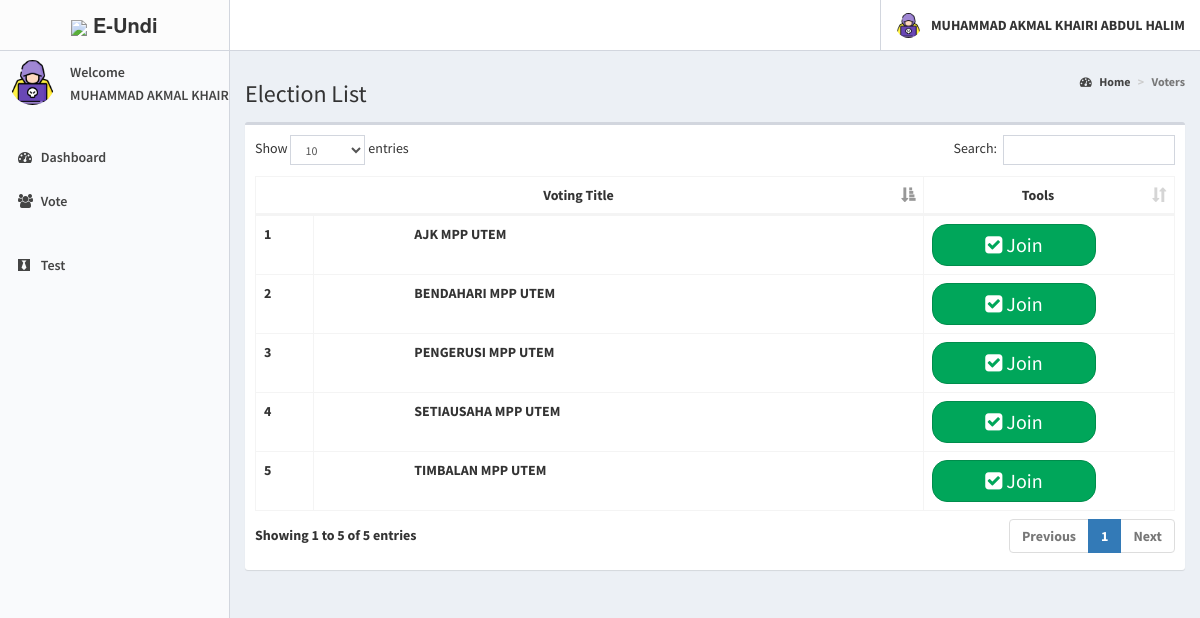
The app's page /candidate/votingtest.php (signed in) with its own data.
### tables this page shows
CREATE TABLE `voters` (
  `id` int(11) NOT NULL,
  `voters_id` varchar(15) DEFAULT NULL,
  `password` varchar(60) NOT NULL,
  `firstname` varchar(30) NOT NULL,
  `lastname` varchar(30) NOT NULL,
  `photo` varchar(150) NOT NULL,
  `status` varchar(25) NOT NULL,
  `phone` varchar(12) NOT NULL,
  `created_on` date NOT NULL,
  `logintime` time NOT NULL
);

CREATE TABLE `positions` (
  `id` int(11) NOT NULL,
  `created_by` int(5) NOT NULL,
  `description` varchar(50) NOT NULL,
  `max_vote` int(11) NOT NULL,
  `priority` int(11) NOT NULL,
  `status` varchar(11) NOT NULL,
  `nominationdate` datetime NOT NULL,
  `startdate` datetime NOT NULL,
  `enddate` datetime NOT NULL
);

### candidate/includes/session.php (called while the page is built, shortened)
<?php
	include 'includes/conn.php';
	if(isset($_SESSION['voter'])){
		$sql = "SELECT * FROM voters WHERE id = '".$_SESSION['voter']."'";
		$query = $conn->query($sql);
		$voter = $query->fetch_assoc();
	}
	elseif (!isset($_SESSION['superadmin']) || trim($_SESSION['superadmin']) == ''){
        header('location: index.php');
        $sql = "SELECT * FROM superadmin WHERE id = '".$_SESSION['superadmin']."'";
        $query = $conn->query($sql);
        $user = $query->fetch_assoc();
    }
	else{
		header('location: index.php');
		exit();
	}
?>

### candidate/votingtest.php (the view, shortened to what this page needs)
<?php include 'includes/session.php'; ?>
<?php include 'includes/header.php'; ?>
<body class="hold-transition skin-black-light sidebar-mini">
<div class="wrapper">
    <?php include 'includes/navbar.php'; ?>
    <?php include 'includes/menubar.php'; ?>
    <div class="content-wrapper">
        <section class="content-header">
            <ol class="breadcrumb">
                <li><a href="#"><i class="fa fa-dashboard"></i> Home</a></li>
                <li class="active">Voters</li>
            </ol>
        </section>
            <section class="content-header">
                <h1>
                    Election List
                </h1>
            </section>
            <section class="content">
                <div class="row">
                    <div class="col-xs-12">
                        <div class="box">
                            <div class="box-body">
                                <table id="example1" class="table table-bordered">
                                    <thead>
                                    <th style="text-align: center;">Voting Title</th>
                                    <th style="text-align: center;">Tools</th>
                                    </thead>
                                    <tbody>
                                    <?php
                                    $sql = "SELECT description FROM positions";
                                    $query = $conn->query($sql);
                                    while($row = $query->fetch_assoc()){
                                        echo "
                        <tr>
                          <td style='text-transform: uppercase; padding-left: 100px;'>".$row['description']."</td>
                          <td>
                            <button style=' border-radius: 15px; width: 70%; font-size: 20px;' class=' btn btn-success btn-sm voting btn-flat' data-id='".$row['description']."'><i class='fa fa-check-square'></i> Join </button>
                          </td>
                        </tr>
                      ";
                                    }
                                    ?>
                                    </tbody>
                                </table>
                            </div>
                        </div>
                    </div>
                </div>
            </section>
    </div>
</div>
</body>
</html>

### candidate/includes/navbar.php (shortened to what this page needs)
<header class="main-header">
    <a href="home.php" class="logo">
        <span class="logo-lg"><img src="https://img.icons8.com/small/30/000000/elections.png"> <b> E-Undi </span>
    </a>
        <nav class="navbar navbar-static-top">
        <div class="navbar-custom-menu">
            <ul class="nav navbar-nav">
                <li class="dropdown user user-menu">
                    <a href="#" class="dropdown-toggle" data-toggle="dropdown">
                        <img src="<?php echo (!empty($voter['photo'])) ? '../images/'.$voter['photo'] : 'images/profile.jpg' ?>" class="user-image" alt="User Image">
                        <span class="hidden-xs"><?php echo $voter['firstname'].' '.$voter['lastname']; ?></span>
                    </a>
                </li>
            </ul>
        </div>
    </nav>
</header>

### candidate/includes/menubar.php
<aside class="main-sidebar">
    <section class="sidebar">
        <div class="user-panel">
            <div class="pull-left image">
                <img src="<?php echo (!empty($voter['photo'])) ? '../images/'.$voter['photo'] : '../images/profile.jpg' ?>" class="img-circle" alt="User Image">
            </div>
            <div class="pull-left info">
                <p>Welcome</p>
                <p><?php echo $voter['firstname']; ?></p>
            </div>
        </div>
        <ul class="sidebar-menu" data-widget="tree">
            <li class="header"></li>
            <li class=""><a href="home.php"><i class="fa fa-dashboard"></i> <span>Dashboard</span></a></li>
            <li class=""><a href="#"><i class="fa fa-users"></i> <span>Vote</span></a></li>
            <li class="header"></li>
            <li class=""><a href="#"><i class="fa fa-black-tie"></i> <span>Test</span></a></li>
        </ul>
    </section>
</aside>

### records on screen
voters: photo (picture), firstname "MUHAMMAD AKMAL KHAIRI", lastname "ABDUL HALIM", firstname "MUHAMMAD AKMAL…"
positions: description "AJK MPP UTEM"
positions: description "BENDAHARI MPP UTEM"
positions: description "SETIAUSAHA MPP UTEM"
positions: description "PENGERUSI MPP UTEM"
positions: description "TIMBALAN MPP UTEM"
